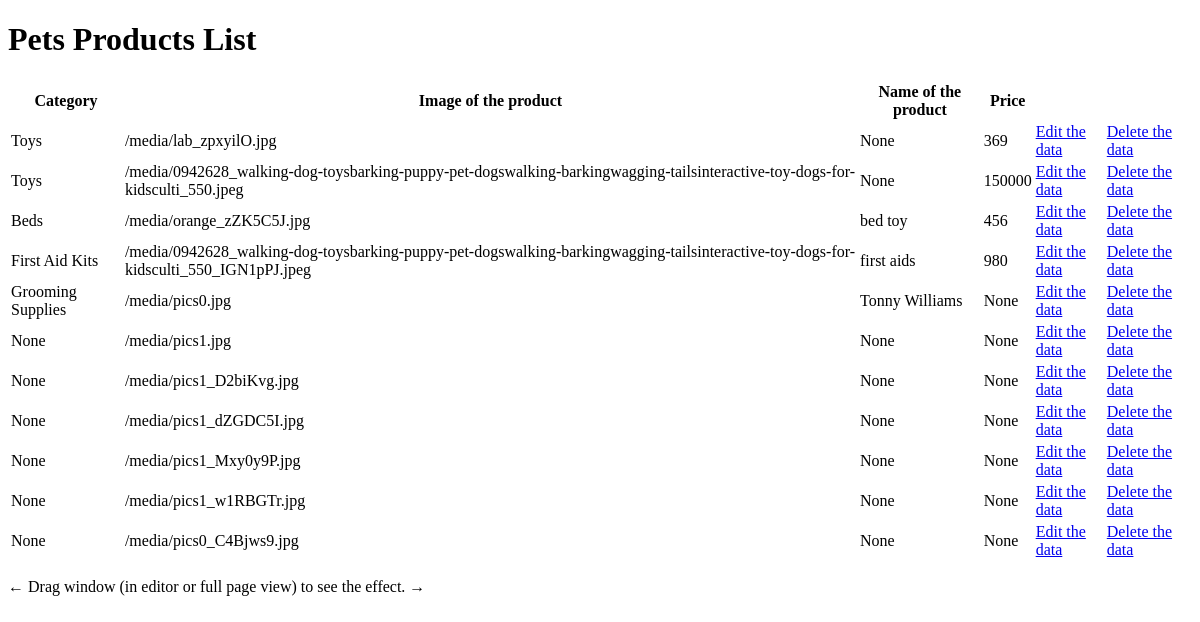
Page /view_prods/ on the committed database.
### petsapp/models.py (models this page shows)
class tbl_adding_products(models.Model):
    category=models.CharField(max_length=20,null=True)
    image=models.ImageField(upload_to="media", null=True)
    product_name=models.CharField(max_length=20,null=True)
    price=models.CharField(max_length=20,null=True)

### petsapp/views.py (the view)
# urls.py: path("view_prods/",views.view_prods),
def view_prods(request):
    kro=tbl_adding_products.objects.all()
    return render(request,"view_prods.html",{"kro":kro})

### petsapp/templates/view_prods.html (shortened to what this page needs)
<!DOCTYPE html>
<html lang="en">
<head>
</head>
<body>
<h1>Pets Products List</h1>
<table class="rwd-table">
    <thead>
    <tr>
      <th>Category</th>
      <th>Image of the product</th>
      <th>Name of the product</th>
      <th>Price</th>
    </tr>
  </thead>
  <tbody>
  {% for i in kro %}
    <tr>
      <td>{{i.category}}</td>
      <td>{{i.image}}</td>
      <td>{{i.product_name}}</td>
      <td>{{i.price}}</td>
      <td><a href="/edit_product/{{i.id}}">Edit the data</a></td>
      <td><a href="/delete_product/{{i.id}}">Delete the data</a></td>
    </tr>
  {% endfor %}
  </tbody>
</table>
<p>&larr; Drag window (in editor or full page view) to see the effect. &rarr;</p>
</body>
</html>

### petsapp/templates/view_prods.html (style rules this page uses)
body { padding: 0 2em; font-family: Montserrat, sans-serif; -webkit-font-smoothing: antialiased; text-rendering: optimizeLegibility; color: #444; background: #eee; }
h1 { font-weight: normal; letter-spacing: -1px; color: #34495E; }

### rows in the picture
tbl_adding_products: category "Toys", image "/media/lab_zpxyilO.jpg", product_name "None", price "369"
tbl_adding_products: category "Toys", image "/media/0942628_walking-dog-toysbarking-puppy-pet-dogswalking-barkingwagging-tailsinteractive-toy-dogs-for-kidsculti_550.jpeg", product_name "None", price "150000"
tbl_adding_products: category "Beds", image "/media/orange_zZK5C5J.jpg", product_name "bed toy", price "456"
tbl_adding_products: category "First Aid Kits", image "/media/0942628_walking-dog-toysbarking-puppy-pet-dogswalking-barkingwagging-tailsinteractive-toy-dogs-for-kidsculti_550_IGN1pPJ.jpeg", product_name "first aids", price "980"
tbl_adding_products: category "Grooming Supplies", image "/media/pics0.jpg", product_name "Tonny Williams", price "None"
tbl_adding_products: category "None", image "/media/pics1.jpg", product_name "None", price "None"
tbl_adding_products: category "None", image "/media/pics1_D2biKvg.jpg", product_name "None", price "None"
tbl_adding_products: category "None", image "/media/pics1_dZGDC5I.jpg", product_name "None", price "None"
tbl_adding_products: category "None", image "/media/pics1_Mxy0y9P.jpg", product_name "None", price "None"
tbl_adding_products: category "None", image "/media/pics1_w1RBGTr.jpg", product_name "None", price "None"
tbl_adding_products: category "None", image "/media/pics0_C4Bjws9.jpg", product_name "None", price "None"
